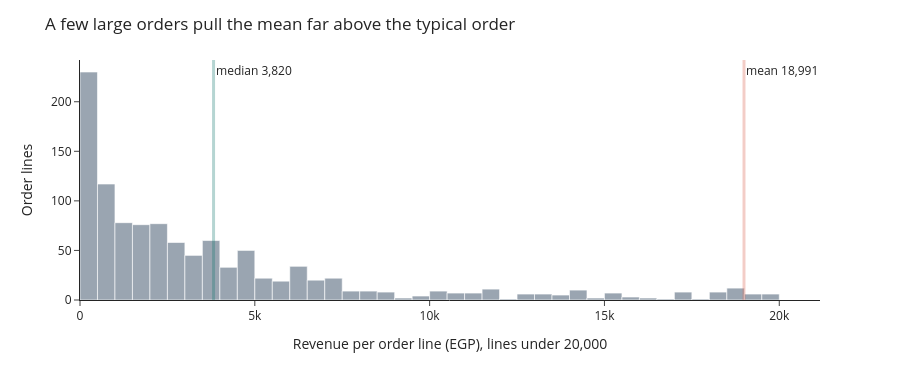

Source (notebook cell):
### Markdown cell above
Accessories have almost three times as many returns as Furniture (29 vs 10), yet the two rates are close (4.8% vs 4.0%): Accessories simply sell more. The rate is what shows the real problem, Electronics, where one order line in seven comes back.

### 3.3 Average or median?

On a skewed column the mean and the median tell different stories, and a chart should say which one it shows:

### Code cell
mean, median = sales["revenue"].mean(), sales["revenue"].median()
print(f"mean {mean:,.0f} | median {median:,.0f} | skew {sales['revenue'].skew():.1f}")

fig = px.histogram(sales[sales["revenue"] < 20000], x="revenue", nbins=60, color_discrete_sequence=[SLATE],
                   labels={"revenue": "Revenue per order line (EGP), lines under 20,000"})
fig.add_vline(median, line_color=TEAL, line_width=3, annotation_text=f"median {median:,.0f}")
fig.add_vline(mean, line_color=CORAL, line_width=3, annotation_text=f"mean {mean:,.0f}")
fig.update_layout(title="A few large orders pull the mean far above the typical order", yaxis_title="Order lines")

### Figure 1 — Plotly figure (JSON) as saved in the notebook; plotly's stock layout.template omitted (floating-point values rounded to 4 significant figures; data arrays with more than 128 entries replaced by an {"elided": "..."} marker saying what was removed)
{"data": [{"alignmentgroup": "True", "bingroup": "x", "hovertemplate": "Revenue per order line (EGP), lines under 20,000=%{x}<br>count=%{y}<extra></extra>", "legendgroup": "", "marker": {"color": "#9AA5B1", "pattern": {"shape": ""}}, "name": "", "nbinsx": 60, "offsetgroup": "", "orientation": "v", "showlegend": false, "type": "histogram", "x": {"elided": "1091 float values"}, "xaxis": "x", "yaxis": "y"}], "layout": {"annotations": [{"showarrow": false, "text": "median 3,820", "x": 3820.0, "xanchor": "left", "xref": "x", "y": 1, "yanchor": "top", "yref": "y domain"}, {"showarrow": false, "text": "mean 18,991", "x": 18990.0, "xanchor": "left", "xref": "x", "y": 1, "yanchor": "top", "yref": "y domain"}], "barmode": "relative", "height": 380, "legend": {"tracegroupgap": 0}, "margin": {"t": 60}, "shapes": [{"line": {"color": "#0F766E", "width": 3}, "type": "line", "x0": 3820.0, "x1": 3820.0, "xref": "x", "y0": 0, "y1": 1, "yref": "y domain"}, {"line": {"color": "#D95D4A", "width": 3}, "type": "line", "x0": 18990.0, "x1": 18990.0, "xref": "x", "y0": 0, "y1": 1, "yref": "y domain"}], "title": {"text": "A few large orders pull the mean far above the typical order"}, "xaxis": {"anchor": "y", "domain": [0.0, 1.0], "title": {"text": "Revenue per order line (EGP), lines under 20,000"}}, "yaxis": {"anchor": "x", "domain": [0.0, 1.0], "title": {"text": "Order lines"}}}}
